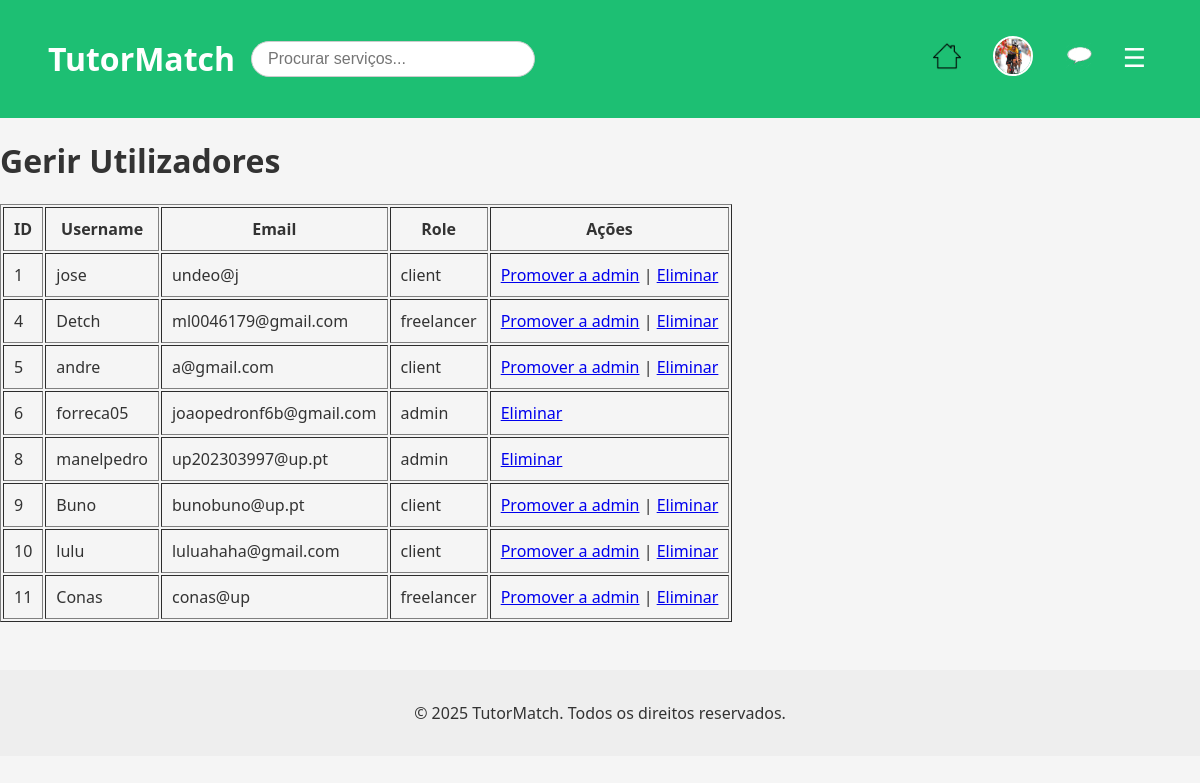
The app's page /pages/manage_users.php (signed in) with its own data.
### tables this page shows
CREATE TABLE users (
            id INTEGER PRIMARY KEY AUTOINCREMENT,
            username TEXT NOT NULL UNIQUE,
            password TEXT NOT NULL,
            email TEXT NOT NULL UNIQUE,
            role TEXT DEFAULT 'client', -- client, freelancer, admin
            name TEXT,
            profile_pic TEXT DEFAULT '../img/default.jpeg' -- Adiciona a coluna profile_pic
        );

### pages/manage_users.php (the view, shortened to what this page needs)
<?php
require_once '../database/db.php';
$stmt = $db->query("SELECT id, username, email, role FROM users");
$users = $stmt->fetchAll();
?>
<?php include_once '../includes/header.php'; ?>
<h1>Gerir Utilizadores</h1>
<table border="1" cellpadding="10">
    <tr>
        <th>ID</th>
        <th>Username</th>
        <th>Email</th>
        <th>Role</th>
        <th>Ações</th>
    </tr>
    <?php foreach ($users as $user): ?>
    <tr>
        <td><?php echo htmlspecialchars($user['id']); ?></td>
        <td><?php echo htmlspecialchars($user['username']); ?></td>
        <td><?php echo htmlspecialchars($user['email']); ?></td>
        <td><?php echo htmlspecialchars($user['role']); ?></td>
        <td>
            <?php if ($user['role'] !== 'admin'): ?>
                <a href="../actions/promote_user.php?id=<?php echo $user['id']; ?>">Promover a admin</a> |
            <?php endif; ?>
            <a href="../actions/delete_user.php?id=<?php echo $user['id']; ?>" onclick="return confirm('Tem a certeza que quer eliminar?')">Eliminar</a>
        </td>
    </tr>
    <?php endforeach; ?>
</table>
<?php include_once '../includes/footer.php'; ?>

### includes/header.php (shortened to what this page needs)
<!DOCTYPE html>
<html lang="pt">
<head>
  <link rel="stylesheet" href="/css/main.css" />
  <link rel="stylesheet" href="/css/navbar.css" />
</head>
<body>
  <header>
  <div class="header-left">
    <h1><a href="/index.php">TutorMatch</a></h1>
    <form id="search-form" action="/pages/search.php" method="GET" autocomplete="off">
      <input type="text" id="search-input" name="q" placeholder="Procurar serviços...">
    </form>
  </div>
  <nav class="navbar">
    <div class="nav-right">
        <?php if (isset($_SESSION['user_id'])): ?>
          <a href="/index.php" class="nav-icon home-icon" title="Início">
            <img src="/img/icons/home-white.png" alt="Início">
          </a>
          <a href="/pages/profile.php" class="profile-pic">
            <img src="<?= $_SESSION['profile_pic'] ?? '/img/default.jpeg' ?>" alt="Perfil">
          </a>
          <a href="/pages/conversations.php" class="nav-icon chat-icon" title="Mensagens">
            <img src="/img/icons/white-balloon.png" alt="Mensagens">
          </a>
          <button id="menu-toggle" class="menu-btn">&#9776;</button>
        <?php else: ?>
          <a href="/pages/login.php">Entrar</a>
          <a href="/pages/register.php">Registrar</a>
        <?php endif; ?>
      </div>
    </nav>
  </header>

### includes/footer.php (shortened to what this page needs)
<footer>
    <p>&copy; 2025 TutorMatch. Todos os direitos reservados.</p>
  </footer>
</body>
</html>

### css/main.css (style rules this page uses)
body { font-family: 'Segoe UI', sans-serif; margin: 0; background-color: #f5f5f5; color: #333; }

### css/navbar.css (style rules this page uses)
.navbar { display: flex; justify-content: space-between; align-items: center; background-color: #1dbf73; padding: 0.5rem 1rem; }
.nav-icon img { width: 28px; height: 28px; }
.nav-right { display: flex; align-items: center; gap: 1rem; position: relative; }
.profile-pic img { width: 36px; height: 36px; border-radius: 50%; object-fit: cover; border: 2px solid white; cursor: pointer; }
.menu-btn { font-size: 26px; background: none; border: none; color: white; cursor: pointer; margin-left: 0.5rem; }
.header-left { display: flex; align-items: center; gap: 1rem; }
#search-form { position: relative; }
#search-input { padding: 0.5rem 1rem; border: 1px solid #ccc; border-radius: 20px; width: 250px; font-size: 1rem; }

### css/layout.css (style rules this page uses)
header { background-color: #1dbf73; padding: 1rem 2rem; color: white; display: flex; justify-content: space-between; align-items: center; }
header a { color: white; text-decoration: none; margin-left: 1rem; }
nav { display: flex; align-items: center; }
footer { margin-top: 3rem; text-align: center; padding: 1rem; background: #eee; }

### css/style.css (style rules this page uses)
body { font-family: 'Segoe UI', sans-serif; margin: 0; background-color: #f5f5f5; color: #333; }
header { background-color: #1dbf73; padding: 1rem 2rem; color: white; display: flex; justify-content: space-between; align-items: center; }
header a { color: white; text-decoration: none; margin-left: 1rem; }
nav { display: flex; align-items: center; }
footer { margin-top: 3rem; text-align: center; padding: 1rem; background: #eee; }

### records on screen
users: id "1", username "jose", email "undeo@j", role "client"
users: id "4", username "Detch", email "ml0046179@gmail.com", role "freelancer"
users: id "5", username "andre", email "a@gmail.com", role "client"
users: id "6", username "forreca05", email "joaopedronf6b@gmail.com", role "admin"
users: id "8", username "manelpedro", email "up202303997@up.pt", role "admin"
users: id "9", username "Buno", email "bunobuno@up.pt", role "client"
users: id "10", username "lulu", email "luluahaha@gmail.com", role "client"
users: id "11", username "Conas", email "conas@up", role "freelancer"
